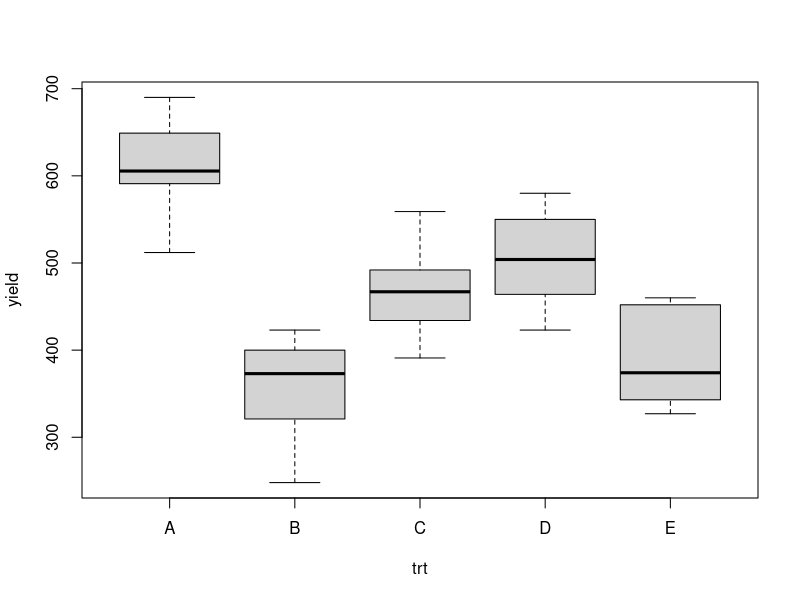

Reproduce this figure in R.

## ST512 
## Author: Prof Ryan Martin (www4.stat.ncsu.edu/~rmartin)
## R code for Exercise 15.2 in Ott & Longnecker

blue <- read.table(file="data/exercise_15-2.txt", header=TRUE)
print(blue)

blue$farm <- factor(blue$farm)
blue$trt <- factor(blue$trt)

boxplot(yield ~ trt, data=blue)

o <- lm(yield ~ farm + trt, data=blue)
anova(o)


